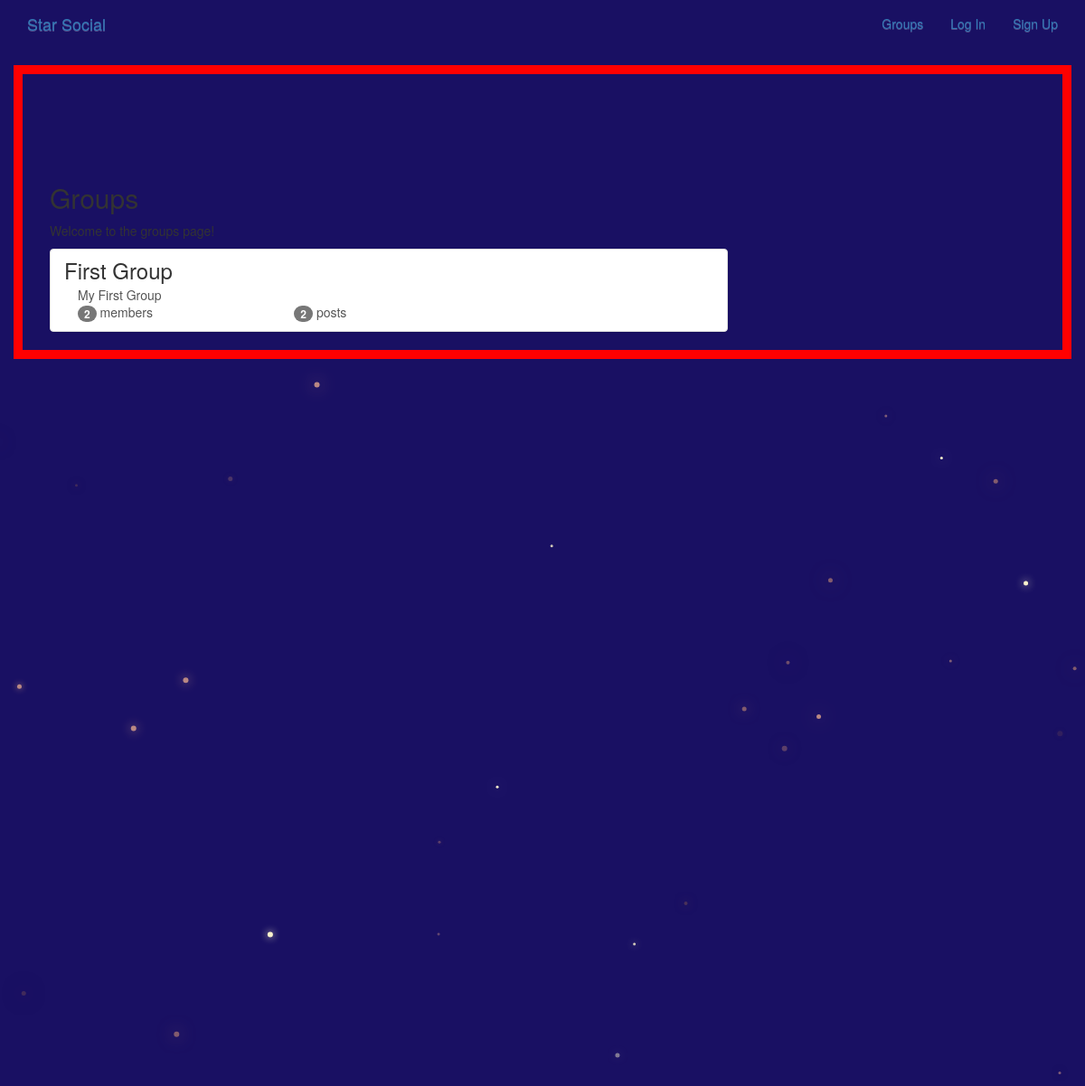
The app's page /groups/ with its own data.
### groups/models.py (models this page shows, shortened)
class Group(models.Model):
    name = models.CharField(max_length=255, unique=True)
    slug = models.SlugField(allow_unicode=True, unique=True)
    description = models.TextField(blank=True, default='')
    description_html = models.TextField(editable=False, blank=True, default='')
    members = models.ManyToManyField(User, through='GroupMember')
    class Meta:
        ordering = ['name']

### groups/views.py (the view)
# urls.py: path('', views.ListGroups.as_view(), name='all'),
class ListGroups(generic.ListView):
    model = Group

### groups/templates/groups/group_list.html (shortened to what this page needs)
{% extends "groups/group_base.html" %}
{% block pregroup %}
<div class="col-md-8">
    <div class="content">
        <h2>Groups</h2>
        <p>Welcome to the groups page!</p>
    </div>
</div>
{% endblock %}
{% block group_content %}
<div class="col-md-8">
    <div class="list-group">
        {% for group in object_list %}
            <a class="list-group-item" href="{% url 'groups:single' slug=group.slug %}">
                <h3 class="title list-group-item-heading">{{group.name}}</h3>
                <div class="list-group-item-text container-fluid">
                    {{group.description|safe}}
                    <div class="row">
                        <div class="col-md-4">
                            <span class="badge">{{group.members.count}}</span>
                            member{{group.members.count|pluralize}}
                        </div>
                        <div class="col-md-4">
                            <span class="badge">{{group.posts.count}}</span>
                            post{{group.posts.count|pluralize}}
                        </div>
                    </div>
                </div>
            </a>
        {% endfor %}
    </div>
</div>
{% endblock %}

### static/css/master.css (style rules this page uses)
html, body { height: 100%; width: 100%; overflow: hidden; background: #191063; margin: 0; }

### records on screen
Group: name "First Group", description "My First Group", members.count "2", posts.count "2"
